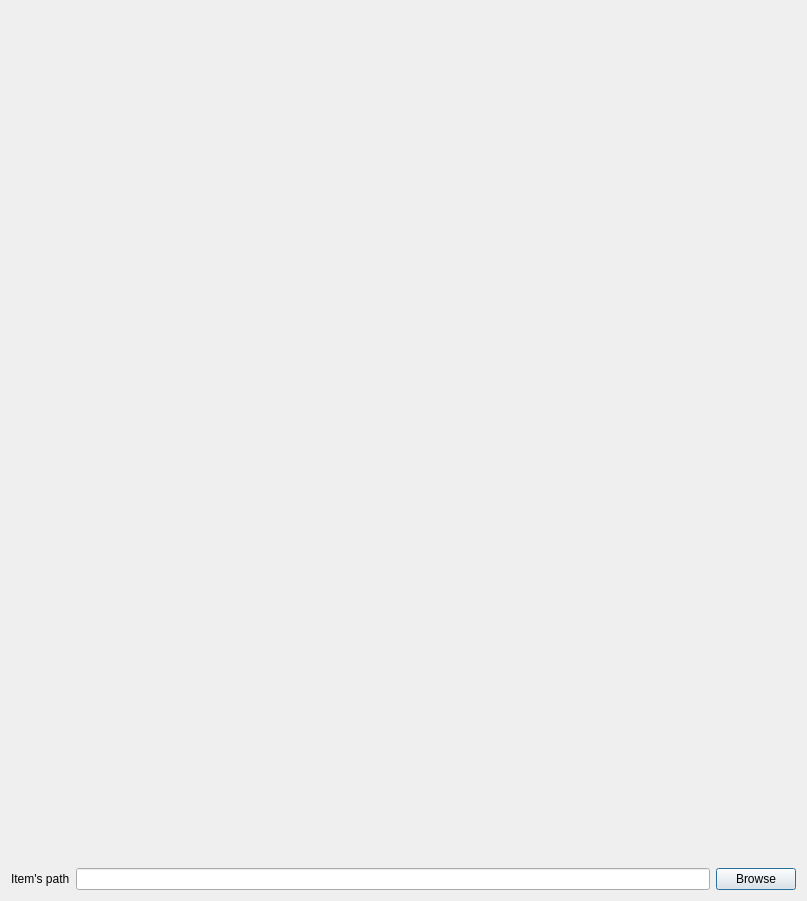
<?xml version="1.0" encoding="UTF-8"?>
<ui version="4.0">
 <class>Dialog</class>
 <widget class="QDialog" name="Dialog">
  <property name="geometry">
   <rect>
    <x>0</x>
    <y>0</y>
    <width>807</width>
    <height>901</height>
   </rect>
  </property>
  <property name="windowTitle">
   <string>Dialog</string>
  </property>
  <layout class="QVBoxLayout" name="verticalLayout">
   <item>
    <widget class="WidgetMetaViewer" name="widget" native="true">
     <property name="sizePolicy">
      <sizepolicy hsizetype="Preferred" vsizetype="Expanding">
       <horstretch>0</horstretch>
       <verstretch>0</verstretch>
      </sizepolicy>
     </property>
    </widget>
   </item>
   <item>
    <layout class="QHBoxLayout" name="horizontalLayout">
     <item>
      <widget class="QLabel" name="label">
       <property name="text">
        <string>Item's path</string>
       </property>
      </widget>
     </item>
     <item>
      <widget class="QLineEdit" name="lineEdit_item_path"/>
     </item>
     <item>
      <widget class="QPushButton" name="pushButton_browse_item_path">
       <property name="text">
        <string>Browse</string>
       </property>
      </widget>
     </item>
    </layout>
   </item>
  </layout>
 </widget>
 <customwidgets>
  <customwidget>
   <class>WidgetMetaViewer</class>
   <extends>QWidget</extends>
   <header>bin.Widgets.WidgetMetaViewer.h</header>
   <container>1</container>
  </customwidget>
 </customwidgets>
 <resources/>
 <connections/>
</ui>
